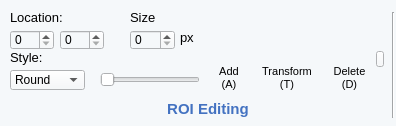
              <widget class="QWidget" name="widget_7" native="true">
               <property name="minimumSize">
                <size>
                 <width>396</width>
                 <height>126</height>
                </size>
               </property>
               <property name="maximumSize">
                <size>
                 <width>396</width>
                 <height>126</height>
                </size>
               </property>
               <property name="styleSheet">
                <string notr="true">background-color: rgb(170, 170, 255);
background-color: rgb(245, 248, 250);</string>
               </property>
               <widget class="Line" name="line_22">
                <property name="geometry">
                 <rect>
                  <x>392</x>
                  <y>12</y>
                  <width>2</width>
                  <height>106</height>
                 </rect>
                </property>
                <property name="sizePolicy">
                 <sizepolicy hsizetype="Fixed" vsizetype="Fixed">
                  <horstretch>0</horstretch>
                  <verstretch>0</verstretch>
                 </sizepolicy>
                </property>
                <property name="minimumSize">
                 <size>
                  <width>2</width>
                  <height>106</height>
                 </size>
                </property>
                <property name="maximumSize">
                 <size>
                  <width>2</width>
                  <height>106</height>
                 </size>
                </property>
                <property name="orientation">
                 <enum>Qt::Vertical</enum>
                </property>
               </widget>
               <widget class="QLabel" name="label_134">
                <property name="geometry">
                 <rect>
                  <x>10</x>
                  <y>10</y>
                  <width>69</width>
                  <height>17</height>
                 </rect>
                </property>
                <property name="sizePolicy">
                 <sizepolicy hsizetype="Fixed" vsizetype="Fixed">
                  <horstretch>0</horstretch>
                  <verstretch>0</verstretch>
                 </sizepolicy>
                </property>
                <property name="font">
                 <font>
                  <family>Arial</family>
                  <pointsize>10</pointsize>
                 </font>
                </property>
                <property name="text">
                 <string>Location:</string>
                </property>
                <property name="alignment">
                 <set>Qt::AlignLeading|Qt::AlignLeft|Qt::AlignTop</set>
                </property>
               </widget>
               <widget class="QLabel" name="label_135">
                <property name="geometry">
                 <rect>
                  <x>130</x>
                  <y>10</y>
                  <width>33</width>
                  <height>18</height>
                 </rect>
                </property>
                <property name="sizePolicy">
                 <sizepolicy hsizetype="Fixed" vsizetype="Fixed">
                  <horstretch>0</horstretch>
                  <verstretch>0</verstretch>
                 </sizepolicy>
                </property>
                <property name="font">
                 <font>
                  <family>Arial</family>
                  <pointsize>10</pointsize>
                 </font>
                </property>
                <property name="text">
                 <string>Size</string>
                </property>
                <property name="alignment">
                 <set>Qt::AlignLeading|Qt::AlignLeft|Qt::AlignTop</set>
                </property>
               </widget>
               <widget class="QSpinBox" name="OnROILocationXValue_5">
                <property name="geometry">
                 <rect>
                  <x>10</x>
                  <y>30</y>
                  <width>44</width>
                  <height>20</height>
                 </rect>
                </property>
                <property name="sizePolicy">
                 <sizepolicy hsizetype="Fixed" vsizetype="Fixed">
                  <horstretch>0</horstretch>
                  <verstretch>0</verstretch>
                 </sizepolicy>
                </property>
                <property name="minimumSize">
                 <size>
                  <width>44</width>
                  <height>20</height>
                 </size>
                </property>
                <property name="maximumSize">
                 <size>
                  <width>44</width>
                  <height>20</height>
                 </size>
                </property>
                <property name="font">
                 <font>
                  <family>Arial</family>
                 </font>
                </property>
               </widget>
               <widget class="QSpinBox" name="OnROISizeValue_5">
                <property name="geometry">
                 <rect>
                  <x>130</x>
                  <y>30</y>
                  <width>45</width>
                  <height>20</height>
                 </rect>
                </property>
                <property name="sizePolicy">
                 <sizepolicy hsizetype="Fixed" vsizetype="Fixed">
                  <horstretch>0</horstretch>
                  <verstretch>0</verstretch>
                 </sizepolicy>
                </property>
                <property name="minimumSize">
                 <size>
                  <width>45</width>
                  <height>20</height>
                 </size>
                </property>
                <property name="maximumSize">
                 <size>
                  <width>45</width>
                  <height>20</height>
                 </size>
                </property>
                <property name="font">
                 <font>
                  <family>Arial</family>
                 </font>
                </property>
               </widget>
               <widget class="QSpinBox" name="OnROILocationYValue_5">
                <property name="geometry">
                 <rect>
                  <x>60</x>
                  <y>30</y>
                  <width>44</width>
                  <height>20</height>
                 </rect>
                </property>
                <property name="sizePolicy">
                 <sizepolicy hsizetype="Fixed" vsizetype="Fixed">
                  <horstretch>0</horstretch>
                  <verstretch>0</verstretch>
                 </sizepolicy>
                </property>
                <property name="minimumSize">
                 <size>
                  <width>44</width>
                  <height>20</height>
                 </size>
                </property>
                <property name="maximumSize">
                 <size>
                  <width>44</width>
                  <height>20</height>
                 </size>
                </property>
                <property name="font">
                 <font>
                  <family>Arial</family>
                 </font>
                </property>
               </widget>
               <widget class="QLabel" name="label_216">
                <property name="geometry">
                 <rect>
                  <x>180</x>
                  <y>30</y>
                  <width>18</width>
                  <height>17</height>
                 </rect>
                </property>
                <property name="sizePolicy">
                 <sizepolicy hsizetype="Fixed" vsizetype="Fixed">
                  <horstretch>0</horstretch>
                  <verstretch>0</verstretch>
                 </sizepolicy>
                </property>
                <property name="font">
                 <font>
                  <family>Arial</family>
                  <pointsize>10</pointsize>
                 </font>
                </property>
                <property name="text">
                 <string>px</string>
                </property>
                <property name="alignment">
                 <set>Qt::AlignLeading|Qt::AlignLeft|Qt::AlignTop</set>
                </property>
               </widget>
               <widget class="QLabel" name="label_223">
                <property name="geometry">
                 <rect>
                  <x>10</x>
                  <y>50</y>
                  <width>40</width>
                  <height>17</height>
                 </rect>
                </property>
                <property name="sizePolicy">
                 <sizepolicy hsizetype="Fixed" vsizetype="Fixed">
                  <horstretch>0</horstretch>
                  <verstretch>0</verstretch>
                 </sizepolicy>
                </property>
                <property name="font">
                 <font>
                  <pointsize>10</pointsize>
                 </font>
                </property>
                <property name="text">
                 <string>Style:</string>
                </property>
                <property name="alignment">
                 <set>Qt::AlignLeading|Qt::AlignLeft|Qt::AlignTop</set>
                </property>
               </widget>
               <widget class="QComboBox" name="OnROIStyleValue_5">
                <property name="geometry">
                 <rect>
                  <x>10</x>
                  <y>70</y>
                  <width>75</width>
                  <height>20</height>
                 </rect>
                </property>
                <property name="sizePolicy">
                 <sizepolicy hsizetype="Fixed" vsizetype="Fixed">
                  <horstretch>0</horstretch>
                  <verstretch>0</verstretch>
                 </sizepolicy>
                </property>
                <property name="minimumSize">
                 <size>
                  <width>75</width>
                  <height>20</height>
                 </size>
                </property>
                <property name="maximumSize">
                 <size>
                  <width>75</width>
                  <height>20</height>
                 </size>
                </property>
                <property name="font">
                 <font>
                  <family>Arial</family>
                 </font>
                </property>
                <item>
                 <property name="text">
                  <string>Round</string>
                 </property>
                </item>
                <item>
                 <property name="text">
                  <string>Square</string>
                 </property>
                </item>
                <item>
                 <property name="text">
                  <string>Freehand</string>
                 </property>
                </item>
               </widget>
               <widget class="QSlider" name="OnROISizeSlider_5">
                <property name="geometry">
                 <rect>
                  <x>100</x>
                  <y>70</y>
                  <width>100</width>
                  <height>20</height>
                 </rect>
                </property>
                <property name="sizePolicy">
                 <sizepolicy hsizetype="Fixed" vsizetype="Fixed">
                  <horstretch>0</horstretch>
                  <verstretch>0</verstretch>
                 </sizepolicy>
                </property>
                <property name="minimumSize">
                 <size>
                  <width>100</width>
                  <height>20</height>
                 </size>
                </property>
                <property name="maximumSize">
                 <size>
                  <width>100</width>
                  <height>20</height>
                 </size>
                </property>
                <property name="orientation">
                 <enum>Qt::Horizontal</enum>
                </property>
               </widget>
               <widget class="QLabel" name="label_49">
                <property name="geometry">
                 <rect>
                  <x>160</x>
                  <y>101</y>
                  <width>96</width>
                  <height>16</height>
                 </rect>
                </property>
                <property name="font">
                 <font>
                  <family>Arial</family>
                  <pointsize>11</pointsize>
                  <weight>75</weight>
                  <bold>true</bold>
                 </font>
                </property>
                <property name="styleSheet">
                 <string notr="true">color: rgb(67, 114, 193);</string>
                </property>
                <property name="text">
                 <string>ROI Editing</string>
                </property>
                <property name="alignment">
                 <set>Qt::AlignCenter</set>
                </property>
               </widget>
               <widget class="QPushButton" name="pushButton_134">
                <property name="geometry">
                 <rect>
                  <x>210</x>
                  <y>20</y>
                  <width>38</width>
                  <height>38</height>
                 </rect>
                </property>
                <property name="sizePolicy">
                 <sizepolicy hsizetype="Fixed" vsizetype="Fixed">
                  <horstretch>0</horstretch>
                  <verstretch>0</verstretch>
                 </sizepolicy>
                </property>
                <property name="minimumSize">
                 <size>
                  <width>38</width>
                  <height>38</height>
                 </size>
                </property>
                <property name="maximumSize">
                 <size>
                  <width>38</width>
                  <height>38</height>
                 </size>
                </property>
                <property name="font">
                 <font>
                  <pointsize>9</pointsize>
                 </font>
                </property>
                <property name="styleSheet">
                 <string notr="true">#pushButton_134{
background-color: transparent; 
border-image: url(:/offline/Asset 18.png);
background:none;
border:none;
background-repeat:none;
}
#pushButton_134:pressed
{
border-image:url(:/offline/Asset 18_pre.png);
background-repeat: no-repeat;
}</string>
                </property>
                <property name="text">
                 <string/>
                </property>
               </widget>
               <widget class="QPushButton" name="OffROITranButton_5">
                <property name="geometry">
                 <rect>
                  <x>270</x>
                  <y>20</y>
                  <width>38</width>
                  <height>38</height>
                 </rect>
                </property>
                <property name="sizePolicy">
                 <sizepolicy hsizetype="Fixed" vsizetype="Fixed">
                  <horstretch>0</horstretch>
                  <verstretch>0</verstretch>
                 </sizepolicy>
                </property>
                <property name="minimumSize">
                 <size>
                  <width>38</width>
                  <height>38</height>
                 </size>
                </property>
                <property name="maximumSize">
                 <size>
                  <width>38</width>
                  <height>38</height>
                 </size>
                </property>
                <property name="font">
                 <font>
                  <pointsize>9</pointsize>
                 </font>
                </property>
                <property name="styleSheet">
                 <string notr="true">#OffROITranButton_5{
background-color: transparent; 
border-image: url(:/offline/Asset 19.png);
background:none;
border:none;
background-repeat:none;
}
#OffROITranButton_5:pressed
{
border-image:url(:/offline/Asset 19_pre.png);
background-repeat: no-repeat;
}</string>
                </property>
                <property name="text">
                 <string/>
                </property>
               </widget>
               <widget class="QPushButton" name="OffROIDeleteButton_5">
                <property name="geometry">
                 <rect>
                  <x>330</x>
                  <y>20</y>
                  <width>38</width>
                  <height>38</height>
                 </rect>
                </property>
                <property name="sizePolicy">
                 <sizepolicy hsizetype="Fixed" vsizetype="Fixed">
                  <horstretch>0</horstretch>
                  <verstretch>0</verstretch>
                 </sizepolicy>
                </property>
                <property name="minimumSize">
                 <size>
                  <width>38</width>
                  <height>38</height>
                 </size>
                </property>
                <property name="maximumSize">
                 <size>
                  <width>38</width>
                  <height>38</height>
                 </size>
                </property>
                <property name="font">
                 <font>
                  <pointsize>9</pointsize>
                 </font>
                </property>
                <property name="styleSheet">
                 <string notr="true">#OffROIDeleteButton_5{
background-color: transparent; 
border-image: url(:/offline/Asset 20.png);
background:none;
border:none;
background-repeat:none;
}
#OffROIDeleteButton_5:pressed
{
border-image:url(:/offline/Asset 20_pre.png);
background-repeat: no-repeat;
}</string>
                </property>
                <property name="text">
                 <string/>
                </property>
               </widget>
               <widget class="QLabel" name="label_227">
                <property name="geometry">
                 <rect>
                  <x>215</x>
                  <y>60</y>
                  <width>28</width>
                  <height>35</height>
                 </rect>
                </property>
                <property name="sizePolicy">
                 <sizepolicy hsizetype="Fixed" vsizetype="Fixed">
                  <horstretch>0</horstretch>
                  <verstretch>0</verstretch>
                 </sizepolicy>
                </property>
                <property name="font">
                 <font>
                  <family>Arial</family>
                  <pointsize>8</pointsize>
                 </font>
                </property>
                <property name="contextMenuPolicy">
                 <enum>Qt::CustomContextMenu</enum>
                </property>
                <property name="layoutDirection">
                 <enum>Qt::LeftToRight</enum>
                </property>
                <property name="text">
                 <string>Add
(A)</string>
                </property>
                <property name="alignment">
                 <set>Qt::AlignCenter</set>
                </property>
               </widget>
               <widget class="QLabel" name="label_228">
                <property name="geometry">
                 <rect>
                  <x>250</x>
                  <y>60</y>
                  <width>74</width>
                  <height>35</height>
                 </rect>
                </property>
                <property name="sizePolicy">
                 <sizepolicy hsizetype="Fixed" vsizetype="Fixed">
                  <horstretch>0</horstretch>
                  <verstretch>0</verstretch>
                 </sizepolicy>
                </property>
                <property name="font">
                 <font>
                  <family>Arial</family>
                  <pointsize>8</pointsize>
                 </font>
                </property>
                <property name="contextMenuPolicy">
                 <enum>Qt::CustomContextMenu</enum>
                </property>
                <property name="layoutDirection">
                 <enum>Qt::LeftToRight</enum>
                </property>
                <property name="text">
                 <string>Transform
(T)</string>
                </property>
                <property name="alignment">
                 <set>Qt::AlignCenter</set>
                </property>
               </widget>
               <widget class="QLabel" name="label_229">
                <property name="geometry">
                 <rect>
                  <x>327</x>
                  <y>60</y>
                  <width>45</width>
                  <height>35</height>
                 </rect>
                </property>
                <property name="sizePolicy">
                 <sizepolicy hsizetype="Fixed" vsizetype="Fixed">
                  <horstretch>0</horstretch>
                  <verstretch>0</verstretch>
                 </sizepolicy>
                </property>
                <property name="font">
                 <font>
                  <family>Arial</family>
                  <pointsize>8</pointsize>
                 </font>
                </property>
                <property name="contextMenuPolicy">
                 <enum>Qt::CustomContextMenu</enum>
                </property>
                <property name="layoutDirection">
                 <enum>Qt::LeftToRight</enum>
                </property>
                <property name="text">
                 <string>Delete
(D)</string>
                </property>
                <property name="alignment">
                 <set>Qt::AlignCenter</set>
                </property>
               </widget>
               <widget class="QPushButton" name="OnROIHideButton_5">
                <property name="geometry">
                 <rect>
                  <x>376</x>
                  <y>51</y>
                  <width>8</width>
                  <height>16</height>
                 </rect>
                </property>
                <property name="sizePolicy">
                 <sizepolicy hsizetype="Fixed" vsizetype="Fixed">
                  <horstretch>0</horstretch>
                  <verstretch>0</verstretch>
                 </sizepolicy>
                </property>
                <property name="minimumSize">
                 <size>
                  <width>8</width>
                  <height>16</height>
                 </size>
                </property>
                <property name="maximumSize">
                 <size>
                  <width>8</width>
                  <height>16</height>
                 </size>
                </property>
                <property name="styleSheet">
                 <string notr="true">border-image: url(:/online/LeftArrow.png);</string>
                </property>
                <property name="text">
                 <string/>
                </property>
               </widget>
              </widget>
